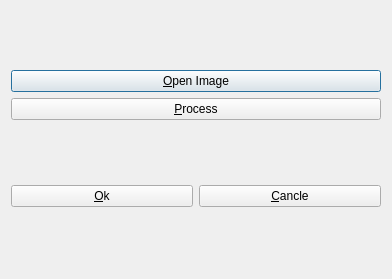
<?xml version="1.0" encoding="UTF-8"?>
<ui version="4.0">
 <class>ProcessDialog</class>
 <widget class="QDialog" name="ProcessDialog">
  <property name="geometry">
   <rect>
    <x>0</x>
    <y>0</y>
    <width>392</width>
    <height>279</height>
   </rect>
  </property>
  <property name="windowTitle">
   <string>Color Detector</string>
  </property>
  <layout class="QGridLayout" name="gridLayout">
   <item row="0" column="0">
    <layout class="QVBoxLayout" name="verticalLayout">
     <item>
      <widget class="QPushButton" name="openBtn">
       <property name="text">
        <string>&amp;Open Image</string>
       </property>
      </widget>
     </item>
     <item>
      <widget class="QPushButton" name="processBtn">
       <property name="text">
        <string>&amp;Process</string>
       </property>
      </widget>
     </item>
    </layout>
   </item>
   <item row="1" column="0">
    <layout class="QHBoxLayout" name="horizontalLayout">
     <item>
      <widget class="QPushButton" name="okBtn">
       <property name="text">
        <string>&amp;Ok</string>
       </property>
      </widget>
     </item>
     <item>
      <widget class="QPushButton" name="cancleBtn">
       <property name="text">
        <string>&amp;Cancle</string>
       </property>
      </widget>
     </item>
    </layout>
   </item>
  </layout>
 </widget>
 <resources/>
 <connections>
  <connection>
   <sender>cancleBtn</sender>
   <signal>clicked()</signal>
   <receiver>ProcessDialog</receiver>
   <slot>reject()</slot>
   <hints>
    <hint type="sourcelabel">
     <x>244</x>
     <y>208</y>
    </hint>
    <hint type="destinationlabel">
     <x>303</x>
     <y>164</y>
    </hint>
   </hints>
  </connection>
  <connection>
   <sender>okBtn</sender>
   <signal>clicked()</signal>
   <receiver>ProcessDialog</receiver>
   <slot>accept()</slot>
   <hints>
    <hint type="sourcelabel">
     <x>130</x>
     <y>204</y>
    </hint>
    <hint type="destinationlabel">
     <x>85</x>
     <y>146</y>
    </hint>
   </hints>
  </connection>
 </connections>
</ui>
